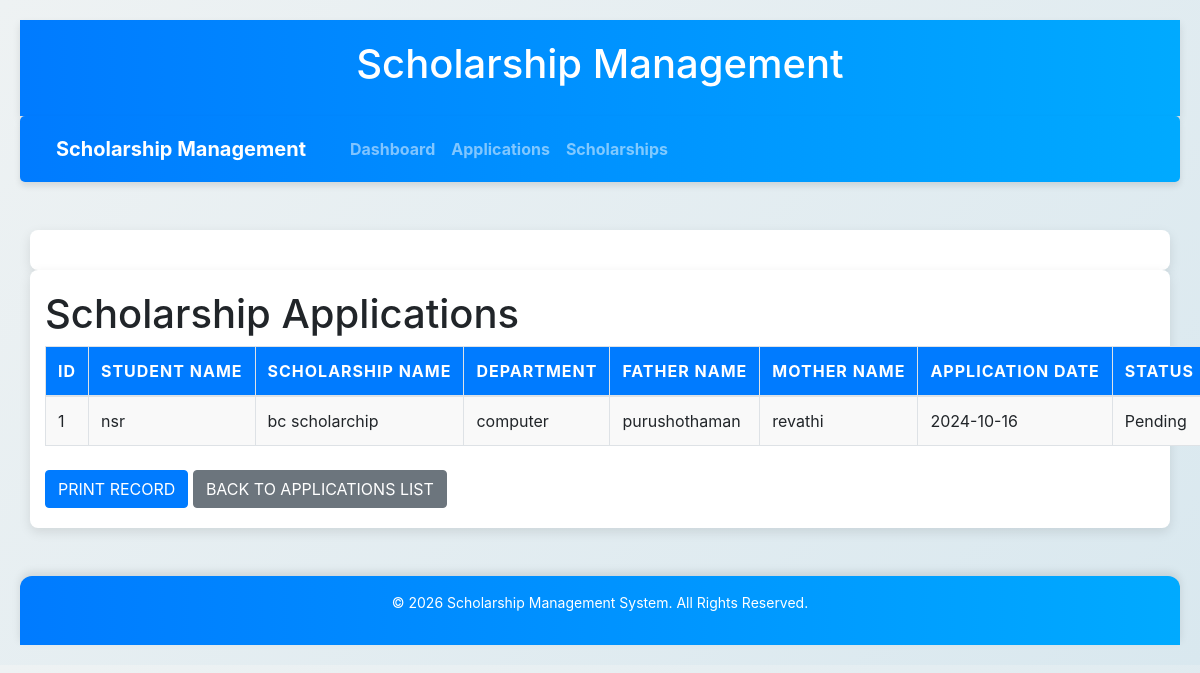
Screenshot of /scholarship_management/modules/application/generate_report.php with the database file from the repository.
### tables this page shows
CREATE TABLE `applications` (
  `id` int(11) NOT NULL,
  `student_id` int(11) NOT NULL,
  `scholarship_id` int(11) NOT NULL,
  `student_name` varchar(150) NOT NULL,
  `scholarship_name` varchar(100) NOT NULL,
  `department` varchar(150) NOT NULL,
  `cast` varchar(100) NOT NULL,
  `father_name` varchar(100) NOT NULL,
  `father_occupation` varchar(200) NOT NULL,
  `mother_name` varchar(150) NOT NULL,
  `mother_occupation` varchar(200) NOT NULL,
  `application_date` date DEFAULT curdate(),
  `status` enum('Pending','Approved','Rejected') DEFAULT 'Pending'
);

### scholarship_management/modules/application/generate_report.php (the view)
<?php
include('../../templates/header.php');
include('../../templates/navbar.php');
include('../../config/db.php');
?>
<div class="container">
    <h1>Scholarship Applications</h1>
    <table class="table table-bordered">
        <thead>
            <tr>
                <th>ID</th>
                <th>Student Name</th>
                <th>Scholarship Name</th>
                <th>Department</th>
                <th>Father Name</th>
                <th>Mother Name</th>
                <th>Application Date</th>
                <th>Status</th>
            </tr>
        </thead>
        <tbody>
            <?php
            $query = "SELECT * FROM applications";
            $stmt = $conn->prepare($query);
            $stmt->execute();
            $applications = $stmt->fetchAll(PDO::FETCH_ASSOC);
            if (count($applications) > 0) {
                foreach ($applications as $row) {
                    echo "<tr>
                        <td>{$row['id']}</td>
                        <td>{$row['student_name']}</td>
                        <td>{$row['scholarship_name']}</td>
                        <td>{$row['department']}</td>
                        <td>{$row['father_name']}</td>
                        <td>{$row['mother_name']}</td>
                        <td>{$row['application_date']}</td>
                        <td>{$row['status']}</td>
                    </tr>";
                }
            } else {
                echo "<tr><td colspan='8' class='text-center'>No scholarship applications available.</td></tr>";
            }
            ?>
        </tbody>
    </table>
    <div class="mt-4">
        <button onclick="window.print();" class="btn btn-primary">Print Record</button>
        <a href="list_applications.php" class="btn btn-secondary">Back to Applications List</a>
    </div>
</div>
<?php include '../../templates/footer.php'; ?>

### scholarship_management/assets/css/styles.css (style rules this page uses)
* { margin: 0; padding: 0; box-sizing: border-box; }
body { font-family: 'Segoe UI', Tahoma, Geneva, Verdana, sans-serif; background-color: #f0f2f5; padding: 20px; color: #333; }
.container { width: 100%; max-width: 1200px; margin: auto; padding: 20px; background: #ffffff; border-radius: 8px; box-shadow: 0px 4px 12px rgba(0, 0, 0, 0.1); }
table { width: 100%; border-collapse: collapse; margin-bottom: 20px; table-layout: auto; }
th, td { padding: 10px; text-align: left; border-bottom: 2px solid #ddd; white-space: nowrap; }
th { background-color: #007bff; color: #fff; font-weight: bold; text-transform: uppercase; letter-spacing: 1px; }
td { background-color: #f9f9f9; }
.btn { padding: 5px 10px; color: #fff; border: none; border-radius: 4px; text-transform: uppercase; font-weight: bold; cursor: pointer; transition: background-color 0.3s ease; font-size: 0.85rem; }

### leave_management/assets/css/style.css (style rules this page uses)
* { margin: 0; padding: 0; box-sizing: border-box; }
body { font-family: 'Poppins', sans-serif; background: linear-gradient(135deg, #eef2f3, #d9e8ef); color: #333; line-height: 1.6; }
.btn { background-color: #007BFF; color: white; padding: 10px 20px; border: none; border-radius: 5px; cursor: pointer; font-size: 16px; text-align: center; }

### rows the page displays
applications: id "1", student_name "nsr", scholarship_name "bc scholarchip", department "computer", father_name "purushothaman", mother_name "revathi", application_date "2024-10-16", status "Pending"
